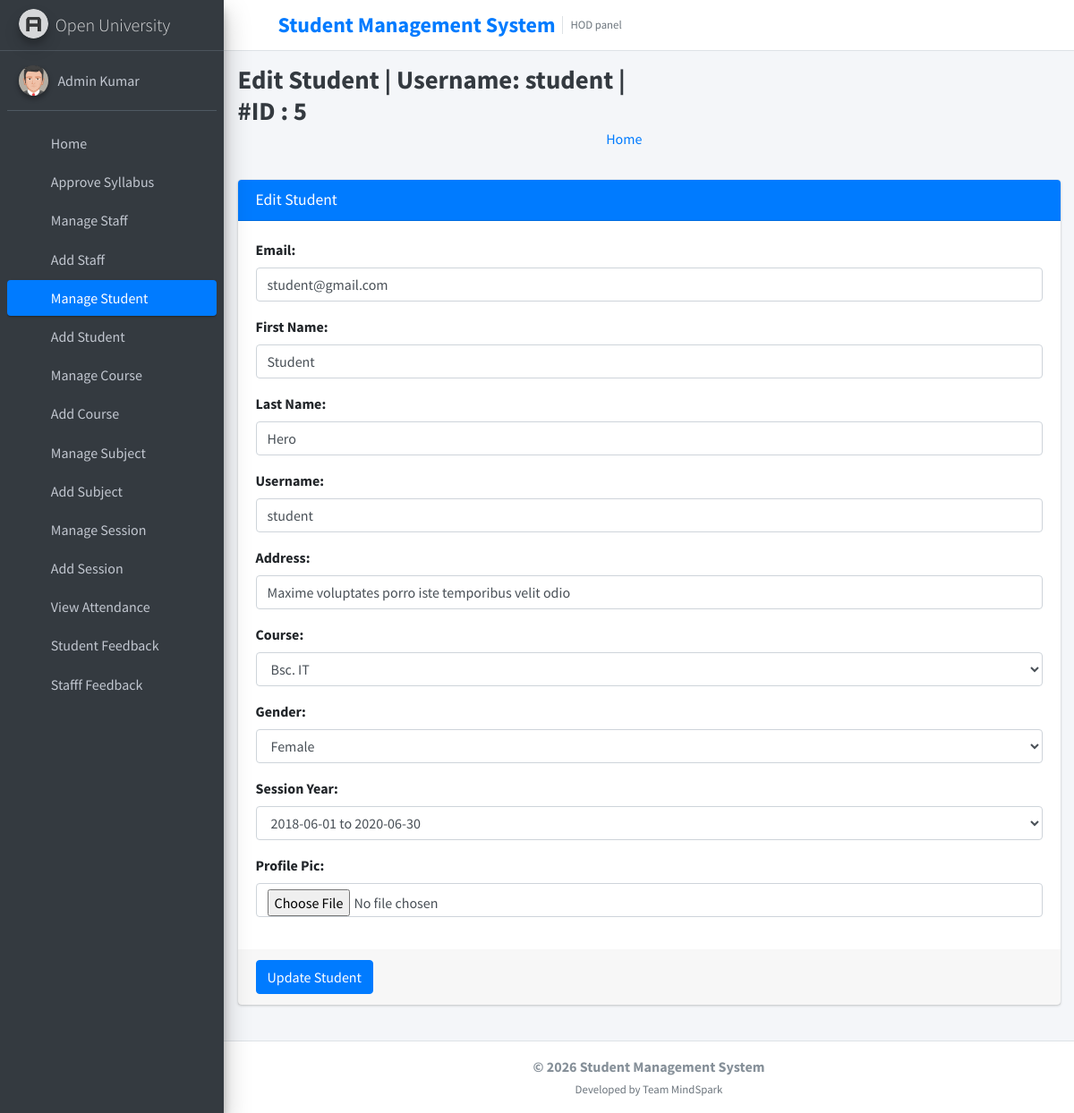
The app's page /edit_student/5 (signed in) with its own data.
### student_management_app/models.py (models this page shows)
class CustomUser(AbstractUser):
    user_type_data = ((1, "HOD"), (2, "Staff"), (3, "Student"))
    user_type = models.CharField(default=1, choices=user_type_data, max_length=10)

class Students(models.Model):
    id = models.AutoField(primary_key=True)
    admin = models.OneToOneField(CustomUser, on_delete = models.CASCADE)
    gender = models.CharField(max_length=50)
    profile_pic = models.FileField()
    address = models.TextField()
    course_id = models.ForeignKey(Courses, on_delete=models.DO_NOTHING, default=1)
    session_year_id = models.ForeignKey(SessionYearModel, on_delete=models.CASCADE)
    created_at = models.DateTimeField(auto_now_add=True)
    updated_at = models.DateTimeField(auto_now=True)
    objects = models.Manager()

### student_management_app/HodViews.py (the view)
# urls.py: path('edit_student/<student_id>', HodViews.edit_student, name="edit_student"),
def edit_student(request, student_id):
    request.session['student_id'] = student_id
    student = Students.objects.get(admin=student_id)
    form = EditStudentForm()
    form.fields['email'].initial = student.admin.email
    form.fields['username'].initial = student.admin.username
    form.fields['first_name'].initial = student.admin.first_name
    form.fields['last_name'].initial = student.admin.last_name
    form.fields['address'].initial = student.address
    form.fields['course_id'].initial = student.course_id.id
    form.fields['gender'].initial = student.gender
    form.fields['session_year_id'].initial = student.session_year_id.id
    context = {
        "id": student_id,
        "username": student.admin.username,
        "form": form
    }
    return render(request, "hod_template/edit_student_template.html", context)

### student_management_app/LoginCheckMiddleWare.py (called while the page is built, shortened)
    def process_view(self, request, view_func, view_args, view_kwargs):
        modulename = view_func.__module__
        user = request.user
        if user.is_authenticated:
            if user.user_type == "1":
                if modulename == "student_management_app.HodViews":
                    pass
                elif modulename == "student_management_app.views" or modulename == "django.views.static":
                    pass
                else:
                    return redirect("admin_home")
            else:
                return redirect("login")
        else:
            if request.path == reverse("login") or request.path == reverse("doLogin"):
                pass
            else:
                return redirect("login")

### student_management_app/templates/hod_template/edit_student_template.html (shortened to what this page needs)
{% extends 'hod_template/base_template.html' %}
{% block page_title %}
    Edit Student | Username: {{ username }} | #ID : {{ id }}
{% endblock page_title %}
{% block main_content %}
{% load static %}
<section class="content">
        <div class="container-fluid">
            <div class="row">
                <div class="col-md-12">
                    <div class="card card-primary">
                    <div class="card-header">
                        <h3 class="card-title">Edit Student</h3>
                    </div>
                    {% url 'edit_student_save' as action_path %}
                    {% include 'hod_template/form_template.html' with messages=messages form=form action_path=action_path button_text="Update Student" %}
                    </div>
                </div>
            </div>
        </div>
      </section>
  {% endblock main_content %}

### student_management_app/templates/hod_template/sidebar_template.html (shortened to what this page needs)
{% load static %}
<aside class="main-sidebar sidebar-dark-primary elevation-4">
      <a href="{% url 'admin_home' %}" class="brand-link">
        <img src="{% static 'dist/img/AdminLTELogo.png' %}" alt="AdminLTE Logo" class="brand-image img-circle elevation-3"
            style="opacity: .8">
        <span class="brand-text font-weight-light">Open University</span>
      </a>
      <div class="sidebar">
        <div class="user-panel mt-3 pb-3 mb-3 d-flex">
          <div class="image">
            <img src="{% static 'dist/img/user2-160x160.jpg' %}" class="img-circle elevation-2" alt="User Image">
          </div>
          <div class="info">
            <a href="{% url 'admin_profile' %}" class="d-block">{{ user.first_name }} {{ user.last_name }}</a>
          </div>
        </div>
        <nav class="mt-2">
          <ul class="nav nav-pills nav-sidebar flex-column" data-widget="treeview" role="menu" data-accordion="false">
<li class="nav-item">
  {% url 'admin_home' as admin_home %}
  <a href="{{ admin_home }}" class="nav-link {% if request.path == admin_home %} active {% endif %}">
    <i class="nav-icon fas fa-tachometer-alt"></i>
    <p>Home</p>
  </a>
</li>
<li class="nav-item">
  {% url 'manage_syllabus' as manage_syllabus_url %}
  <a href="{{ manage_syllabus_url }}"
     class="nav-link {% if request.resolver_match.url_name == 'manage_syllabus' or request.resolver_match.url_name == 'edit_syllabus' or request.resolver_match.url_name == 'add_syllabus' %}active{% endif %}">
    <i class="nav-icon fas fa-book-open"></i>
    <p>Approve Syllabus</p>
  </a>
</li>
            <li class="nav-item">
              {% url 'manage_staff' as manage_staff %}
              {% url 'edit_staff' staff_id=id as edit_staff %}
              <a href="{{ manage_staff }}" class="nav-link {% if request.path == manage_staff %} active {% endif %} {% if request.path == edit_staff %} active {% endif %}">
                <i class="nav-icon fas fa-chalkboard-teacher"></i>
                <p>
                  Manage Staff
                </p>
              </a>
            </li>
            <li class="nav-item">
              {% url 'add_staff' as add_staff %}
              <a href="{{ add_staff }}" class="nav-link {% if request.path == add_staff %} active {% endif %}">
                <i class="nav-icon fas fa-th"></i>
                <p>
                  Add Staff
                </p>
              </a>
            </li>
            <li class="nav-item">
              {% url 'manage_student' as manage_student %}
              {% url 'edit_student' student_id=id as edit_student %}
              <a href="{{ manage_student }}" class="nav-link {% if request.path == manage_student %} active {% endif %} {% if request.path == edit_student %} active {% endif %}">
                <i class="nav-icon fas fa-user-graduate"></i>
                <p>
                  Manage Student
                </p>
              </a>
            </li>
            <li class="nav-item">
              {% url 'add_student' as add_student %}
              <a href="{{ add_student }}" class="nav-link {% if request.path == add_student %} active {% endif %}">
                <i class="nav-icon fas fa-th"></i>
                <p>
                  Add Student
                </p>
              </a>
            </li>
            <li class="nav-item">
              {% url 'manage_course' as manage_course %}
              {% url 'edit_course' course_id=id as edit_course %}
              <a href="{{ manage_course }}" class="nav-link {% if request.path == manage_course %} active {% endif %} {% if request.path == edit_course %} active {% endif %}">
                <i class="nav-icon fas fa-chalkboard"></i>
                <p>
                  Manage Course
                </p>
              </a>
            </li>
            <li class="nav-item">
            {% url 'add_course' as add_course %}
              <a href="{{ add_course }}" class="nav-link {% if request.path == add_course %} active {% endif %}">
                <i class="nav-icon fas fa-th"></i>
                <p>
                  Add Course
                </p>
              </a>
            </li>
            <li class="nav-item">
              {% url 'manage_subject' as manage_subject %}
              {% url 'edit_subject' subject_id=id as edit_subject %}
              <a href="{{ manage_subject }}" class="nav-link {% if request.path == manage_subject %} active {% endif %} {% if request.path == edit_subject %} active {% endif %}">
                <i class="nav-icon fas fa-book"></i>
                <p>
                  Manage Subject
                </p>
              </a>
            </li>
            <li class="nav-item">
              {% url 'add_subject' as add_subject %}
              <a href="{{ add_subject }}" class="nav-link {% if request.path == add_subject %} active {% endif %}">
                <i class="nav-icon fas fa-th"></i>
                <p>
                  Add Subject
                </p>
              </a>
            </li>
            <li class="nav-item">
              {% url 'manage_session' as manage_session %}
              {% url 'edit_session' session_id=id as edit_session %}
              <a href="{{ manage_session }}" class="nav-link {% if request.path == manage_session %} active {% endif %} {% if request.path == edit_session %} active {% endif %}">
                <i class="nav-icon fas fa-graduation-cap"></i>
                <p>
                  Manage Session
                </p>
              </a>
            </li>
            <li class="nav-item">
              {% url 'add_session' as add_session %}
              <a href="{{ add_session }}" class="nav-link {% if request.path == add_session %} active {% endif %}">
                <i class="nav-icon fas fa-th"></i>
                <p>
                  Add Session
                </p>
              </a>
            </li>
            <li class="nav-item">
              {% url 'admin_view_attendance' as admin_view_attendance %}
              <a href="{{ admin_view_attendance }}" class="nav-link {% if request.path == admin_view_attendance %} active {% endif %}">
                <i class="nav-icon fas fa-calendar-alt"></i>
                <p>
                  View Attendance
                </p>
              </a>
            </li>
            <li class="nav-item">
              {% url 'student_feedback_message' as student_feedback_message %}
              <a href="{{ student_feedback_message }}" class="nav-link {% if request.path == student_feedback_message %} active {% endif %}">
                <i class="nav-icon fas fa-th"></i>
                <p>
                  Student Feedback
                </p>
              </a>
            </li>
            <li class="nav-item">
              {% url 'staff_feedback_message' as staff_feedback_message %}
              <a href="{{ staff_feedback_message }}" class="nav-link {% if request.path == staff_feedback_message %} active {% endif %}">
                <i class="nav-icon fas fa-th"></i>
                <p>
                  Stafff Feedback
                </p>
              </a>
            </li>
            <li class="nav-item">
              {% url 'student_leave_view' as student_leave_view %}
              <a href="{{ student_leave_view }}" class="nav-link {% if request.path == student_leave_view %} active {% endif %}">
                <p>
                </p>
              </a>
            </li>
          </ul>
        </nav>
      </div>
    </aside>

### student_management_app/templates/hod_template/form_template.html (shortened to what this page needs)
                    <form role="form" method="POST" action="{{ action_path }}" enctype="multipart/form-data">
                        <div class="card-body">
                            {% for field in form %}
                                <div class="form-group">
                                    {{ field.label_tag }}
                                    {{ field }}
                                </div>
                            {% endfor %%}
                        </div>
                        <div class="card-footer">
                        <button type="submit" class="btn btn-primary">{{ button_text }}</button>
                        </div>
                    </form>

### student_management_app/templates/hod_template/base_template.html (style rules this page uses)
.content-wrapper > .content { padding-top: 0.5rem; padding-bottom: 1.5rem; }

### records on screen
CustomUser: first_name "Admin", last_name "Kumar"
CustomUser: username "student", form "student@gmail.com" "Student" "Hero" "student"
Students: form "Maxime voluptates porro iste temporibus velit odio" "Bsc. IT" "Female" "2018-06-01 to 2020-06-30"

### other values on screen
{{ id }} "5"
{{ field.label_tag }} "Email:" "First Name:" "Last Name:" "Username:" "Address:" "Course:" "Gender:" "Session Year:" "Profile Pic:"
{{ button_text }} "Update Student"
